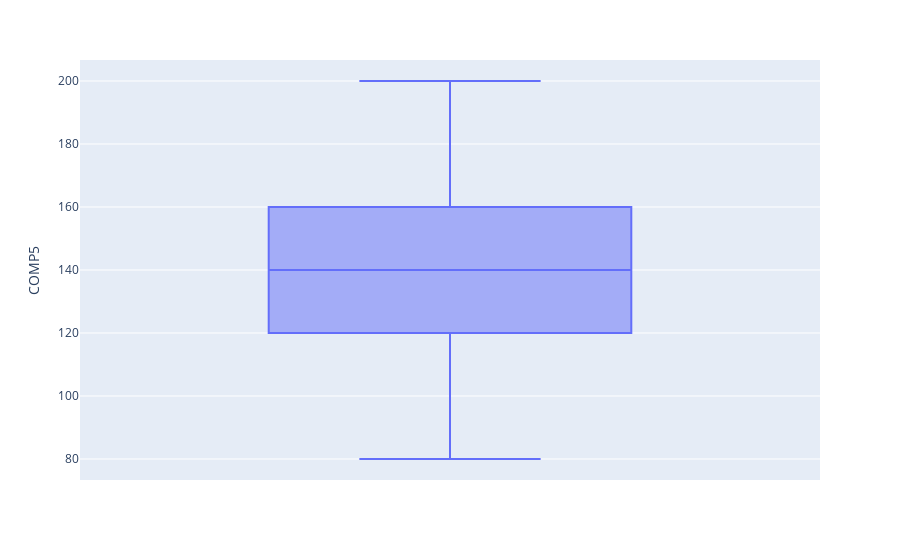

This figure's notebook cell:
### Code cell
grafico = px.box(colegioy, y='COMP5')
grafico.show()

### Figure 1 — Plotly figure (JSON) as saved in the notebook; plotly's stock layout.template omitted (floating-point values rounded to 4 significant figures)
{"data": [{"alignmentgroup": "True", "hovertemplate": "COMP5=%{y}<extra></extra>", "legendgroup": "", "marker": {"color": "#636efa"}, "name": "", "notched": false, "offsetgroup": "", "orientation": "v", "showlegend": false, "type": "box", "x0": " ", "xaxis": "x", "y": [120, 140, 160, 120, 200, 140, 140, 140, 140, 100, 120, 160, 120, 140, 160, 120, 180, 140, 200, 160, 160, 180, 100, 160, 200, 120, 160, 140, 120, 80], "y0": " ", "yaxis": "y"}], "layout": {"boxmode": "group", "legend": {"tracegroupgap": 0}, "margin": {"t": 60}, "xaxis": {"anchor": "y", "domain": [0, 1]}, "yaxis": {"anchor": "x", "domain": [0, 1], "title": {"text": "COMP5"}}}}
